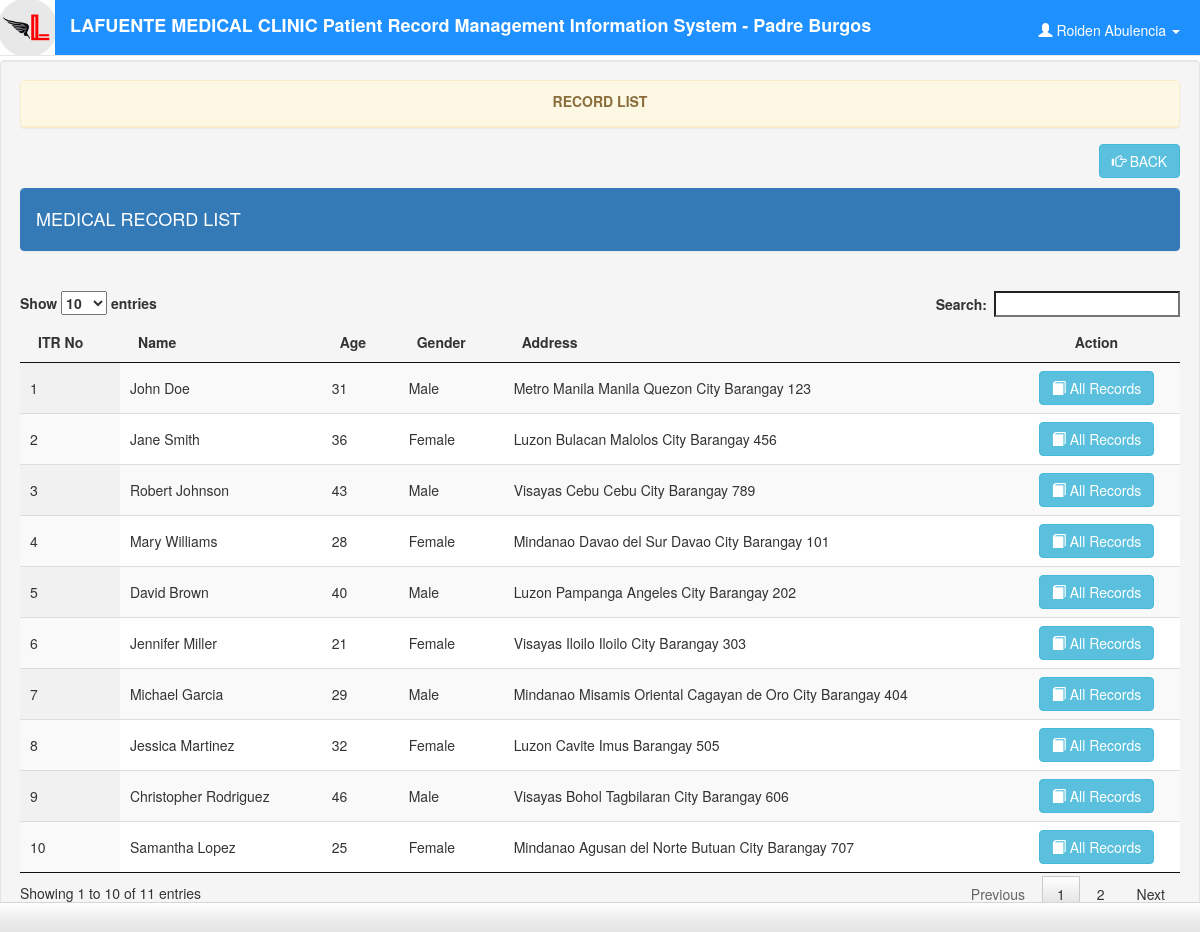
/doctor/medical_record.php (signed in), run on the app's committed database.
### tables this page shows
CREATE TABLE `users` (
  `user_id` int(11) NOT NULL,
  `username` varchar(50) NOT NULL,
  `password` varchar(50) NOT NULL,
  `firstname` varchar(50) NOT NULL,
  `middlename` varchar(50) DEFAULT NULL,
  `lastname` varchar(50) NOT NULL
);

CREATE TABLE `patient_record` (
  `itr_no` int(11) NOT NULL,
  `phil_health_no` varchar(20) DEFAULT NULL,
  `firstname` varchar(50) NOT NULL,
  `middlename` varchar(50) DEFAULT NULL,
  `lastname` varchar(50) NOT NULL,
  `birthdate` date DEFAULT NULL,
  `age` int(11) DEFAULT NULL,
  `region` varchar(50) DEFAULT NULL,
  `province` varchar(50) DEFAULT NULL,
  `city` varchar(50) DEFAULT NULL,
  `barangay` varchar(50) DEFAULT NULL,
  `street_address` varchar(100) DEFAULT NULL,
  `civil_status` varchar(20) DEFAULT NULL,
  `record_date` date DEFAULT NULL,
  `sex` varchar(10) DEFAULT NULL
);

### doctor/medical_record.php (the view, shortened to what this page needs)
<!DOCTYPE html>
<?php
	$conn = new mysqli("localhost", "root", "", "capstonedbdraft") or die(mysqli_error());
	$query = $conn->query("SELECT * FROM `users` WHERE `user_id` = '$_SESSION[user_id]'") or die(mysqli_error());
	$fetch = $query->fetch_array();
?>
<html lang = "en">
	<head>
		<link rel = "stylesheet" type = "text/css" href = "../css/bootstrap.css" />
		<link rel = "stylesheet" type = "text/css" href = "../css/jquery.dataTables.css" />
		<link rel = "stylesheet" type = "text/css" href = "../css/customize.css" />
	</head>
	<body>
	<div class = "navbar navbar-default navbar-fixed-top">
		<img src = "images/logo.png" height = "55px" style = "float:left;"><label class = "navbar-brand">LAFUENTE MEDICAL CLINIC Patient Record Management Information System - Padre Burgos</label>
		<ul class = "nav navbar-right">
				<li class = "dropdown">
					<a class = "user dropdown-toggle" data-toggle = "dropdown" href = "#">
						<span class = "glyphicon glyphicon-user"></span>
						<?php echo $fetch['firstname']." ".$fetch['lastname'] ?>
						<b class = "caret"></b>
					</a>
				</li>
			</ul>
	</div>
	<br />
	<br />
	<br />
	<div class = "well">
		<div class = "panel panel-warning">
			<div class = "panel-heading">
				<center><label> RECORD LIST</label></center>
			</div>
		</div>
		<a style = "float:right; margin-top:-4px;" href = "urinalysis.php" class = "btn btn-info"><span class = "glyphicon glyphicon-hand-right"></span> BACK</a>
		<br />
		<br />
		<div class = "panel panel-primary">
			<div class = "panel-heading">
				<h4>MEDICAL RECORD LIST</h4>
			</div>
		</div>
		<br />
		<table id = "table" cellspacing = "0" class = "display">
			<thead>
				<tr>
					<th>ITR No</th>
					<th>Name</th>
					<th>Age</th>
					<th>Gender</th>
					<th>Address</th>
					<th><center>Action</center></th>
				</tr>
			</thead>
			<tbody>
			<?php
				$conn = new mysqli("localhost", "root", "", "capstonedbdraft") or die(mysqli_error());
				$q = $conn->query("SELECT * FROM  `patient_record` GROUP BY `itr_no` DESC") or die(mysqli_error());
				while($f = $q->fetch_array()){
			?>
				<tr>
					<td><?php echo $f['itr_no']?></td>
					<td><?php echo $f['firstname']." ".$f['lastname']?></td>
					<td><?php echo $f['age']?></td>
					<td><?php echo $f['sex']?></td>
					<td><?php echo $f['region']." ".$f['province']." ".$f['city']." ".$f['barangay']   ?></td>
					<td>
						<center>
							<a href = "all_record.php?itr_no=<?php echo $f['itr_no']?>&urinalysis_id=<?php ?>"class = "btn btn-info"><span class = "glyphicon glyphicon-book"></span> All Records</a>
						</center>
					</td>
				</tr>
			<?php
				}
			?>
			</tbody>
		</table>
	</div>
	<div id = "footer">
	</div>
	</body>
</html>

### css/customize.css (style rules this page uses)
html, body { height:100%; }
#footer { height:30px; width:100%; background-image: linear-gradient(#FFF, #EEE 50%, #E4E4E4); background-repeat: no-repeat; filter: none; border: 1px solid #D5D5D5; position: fixed; right: 0; left: 0; z-index: 1030; bottom: 0; border-width: 1px 0 0; }
.user { color:#fff; margin-top:10px; margin-right:20px; }

### data on the page
users: firstname "Roiden", lastname "Abulencia"
patient_record: itr_no "10", firstname "Samantha", lastname "Lopez", age "25", sex "Female", region "Mindanao", province "Agusan del Norte", city "Butuan City", barangay "Barangay 707"
patient_record: itr_no "9", firstname "Christopher", lastname "Rodriguez", age "46", sex "Male", region "Visayas", province "Bohol", city "Tagbilaran City", barangay "Barangay 606"
patient_record: itr_no "8", firstname "Jessica", lastname "Martinez", age "32", sex "Female", region "Luzon", province "Cavite", city "Imus", barangay "Barangay 505"
patient_record: itr_no "7", firstname "Michael", lastname "Garcia", age "29", sex "Male", region "Mindanao", province "Misamis Oriental", city "Cagayan de Oro City", barangay "Barangay 404"
patient_record: itr_no "6", firstname "Jennifer", lastname "Miller", age "21", sex "Female", region "Visayas", province "Iloilo", city "Iloilo City", barangay "Barangay 303"
patient_record: itr_no "5", firstname "David", lastname "Brown", age "40", sex "Male", region "Luzon", province "Pampanga", city "Angeles City", barangay "Barangay 202"
patient_record: itr_no "4", firstname "Mary", lastname "Williams", age "28", sex "Female", region "Mindanao", province "Davao del Sur", city "Davao City", barangay "Barangay 101"
patient_record: itr_no "3", firstname "Robert", lastname "Johnson", age "43", sex "Male", region "Visayas", province "Cebu", city "Cebu City", barangay "Barangay 789"
patient_record: itr_no "2", firstname "Jane", lastname "Smith", age "36", sex "Female", region "Luzon", province "Bulacan", city "Malolos City", barangay "Barangay 456"
patient_record: itr_no "1", firstname "John", lastname "Doe", age "31", sex "Male", region "Metro Manila", province "Manila", city "Quezon City", barangay "Barangay 123"
